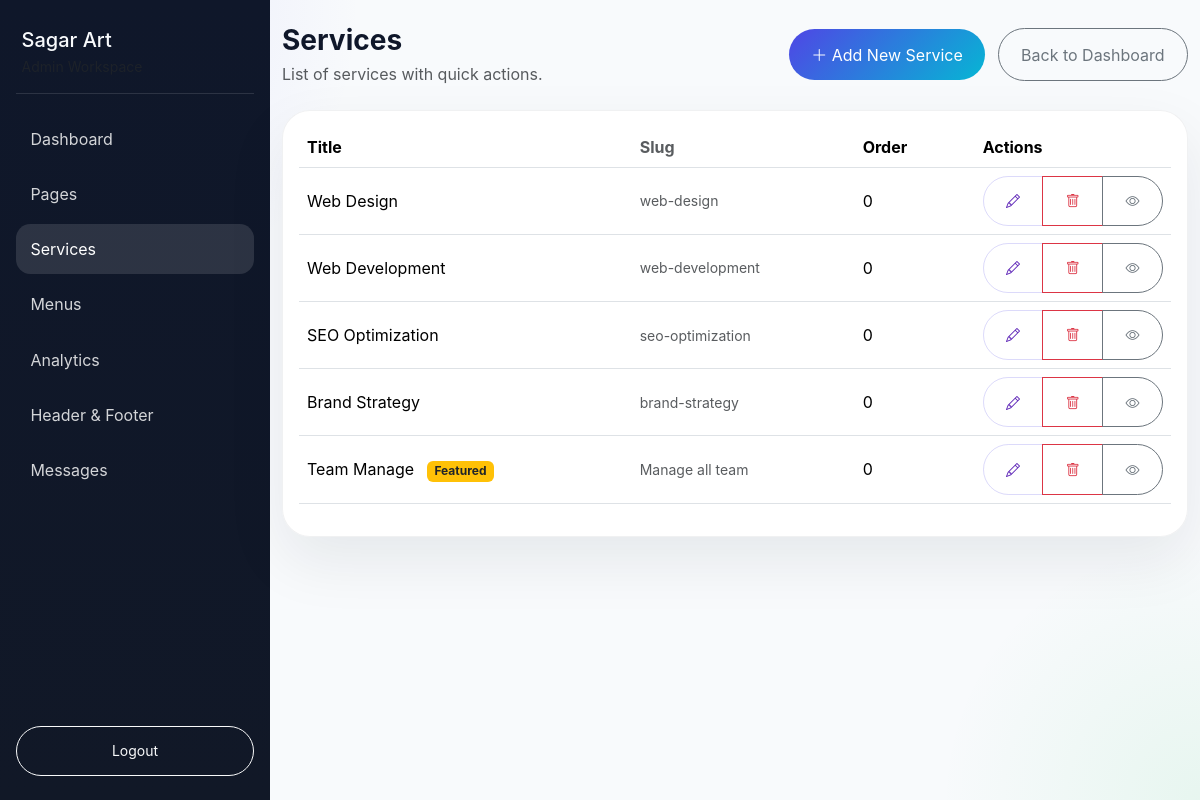
The page /admin/services.php (signed in) on the database as committed earlier.
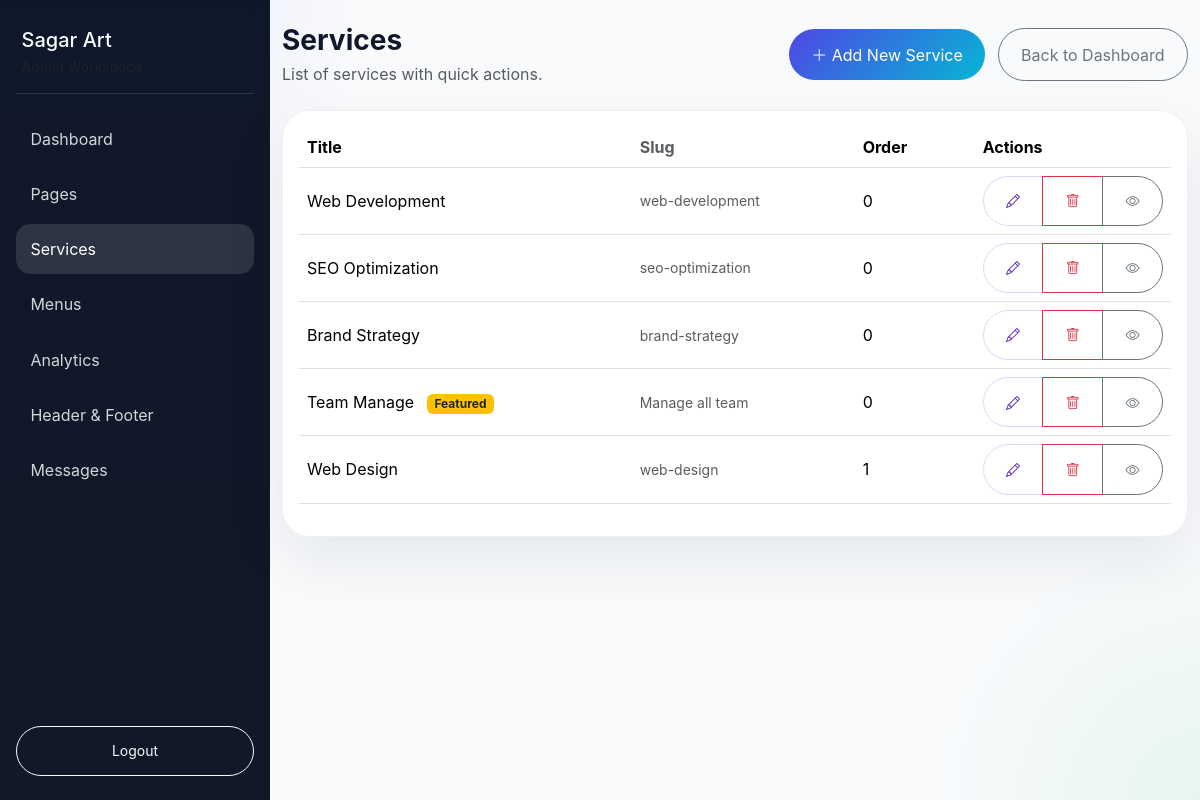
The same page on the database as committed later.
### tables this page shows
CREATE TABLE `services` (
  `id` int(11) NOT NULL,
  `title` varchar(255) NOT NULL,
  `slug` varchar(100) NOT NULL,
  `summary` text NOT NULL,
  `content` text NOT NULL,
  `image_url` varchar(255) DEFAULT NULL,
  `display_order` int(11) NOT NULL DEFAULT 0,
  `is_featured` tinyint(1) NOT NULL DEFAULT 0
);

### admin/services.php (the view, shortened to what this page needs)
<?php
require '../includes/config.php';
$services = $conn->query('SELECT id, title, slug, display_order, is_featured FROM services ORDER BY display_order ASC, id ASC');
?>
<!DOCTYPE html>
<html lang="en">
<head>
  <link href="https://cdn.jsdelivr.net/npm/bootstrap@5.3.3/dist/css/bootstrap.min.css" rel="stylesheet">
  <link rel="stylesheet" href="../assets/css/style.css">
  <link rel="stylesheet" href="https://cdn.jsdelivr.net/npm/bootstrap-icons@1.10.5/font/bootstrap-icons.css">
</head>
<body class="admin-shell">
  <div class="admin-layout">
    <?php include 'includes/sidebar.php'; ?>
    <main class="admin-main">
      <div class="container-fluid py-4">
        <div class="d-flex justify-content-between align-items-center mb-4">
          <div>
            <h3 class="fw-bold mb-1">Services</h3>
            <p class="text-muted mb-0">List of services with quick actions.</p>
          </div>
          <div>
            <a href="service_form.php" class="btn btn-primary"><i class="bi bi-plus-lg"></i> Add New Service</a>
            <a href="dashboard.php" class="btn btn-outline-secondary ms-2">Back to Dashboard</a>
          </div>
        </div>
        <div class="card admin-card">
          <div class="card-body">
            <?php if ($services && $services->num_rows > 0): ?>
              <div class="table-responsive">
                <table class="table align-middle">
                  <thead>
                    <tr>
                      <th>Title</th>
                      <th class="text-muted">Slug</th>
                      <th style="width:120px">Order</th>
                      <th style="width:160px">Actions</th>
                    </tr>
                  </thead>
                  <tbody>
                    <?php while ($row = $services->fetch_assoc()): ?>
                      <tr>
                        <td><?php echo htmlspecialchars($row['title']); ?> <?php echo (!empty($row['is_featured']) ? '<span class="badge bg-warning text-dark ms-2">Featured</span>' : ''); ?></td>
                        <td class="text-muted small"><?php echo htmlspecialchars($row['slug']); ?></td>
                        <td><?php echo (int)$row['display_order']; ?></td>
                        <td>
                          <div class="btn-group btn-group-sm" role="group">
                            <a class="btn btn-outline-primary" href="service_form.php?id=<?php echo (int)$row['id']; ?>" title="Edit"><i class="bi bi-pencil"></i></a>
                            <a class="btn btn-outline-danger" href="services.php?delete=<?php echo (int)$row['id']; ?>" onclick="return confirm('Delete this service?');" title="Delete"><i class="bi bi-trash"></i></a>
                            <a class="btn btn-outline-secondary" href="../service.php?slug=<?php echo urlencode($row['slug']); ?>" target="_blank" title="View"><i class="bi bi-eye"></i></a>
                          </div>
                        </td>
                      </tr>
                    <?php endwhile; ?>
                  </tbody>
                </table>
              </div>
            <?php else: ?>
              <div class="text-muted">No services found. Add a new service using the button above.</div>
            <?php endif; ?>
          </div>
        </div>
      </div>
    </main>
  </div>
</body>
</html>

### admin/includes/sidebar.php
<?php
$currentPage = basename($_SERVER['PHP_SELF']);
$navItems = [
    ['label' => 'Dashboard', 'url' => 'dashboard.php'],
    ['label' => 'Pages', 'url' => 'page_form.php'],
    ['label' => 'Services', 'url' => 'services.php'],
    ['label' => 'Menus', 'url' => 'menu_form.php'],
    ['label' => 'Analytics', 'url' => 'analytics.php'],
    ['label' => 'Header & Footer', 'url' => 'settings_form.php'],
    ['label' => 'Messages', 'url' => 'contact_submissions.php'],
];
?>
<aside class="admin-sidebar">
  <div class="sidebar-brand">
    <div>
      <h5 class="mb-1">Sagar Art</h5>
      <p class="mb-0 small text-muted">Admin Workspace</p>
    </div>
  </div>
  <nav class="sidebar-nav">
    <?php foreach ($navItems as $item): ?>
      <?php
      $isActive = $currentPage === $item['url'] || ($item['url'] === 'page_form.php' && in_array($currentPage, ['page_form.php', 'page_section_form.php'], true));
      ?>
      <a class="sidebar-link<?php echo $isActive ? ' active' : ''; ?>" href="<?php echo htmlspecialchars($item['url']); ?>">
        <?php echo htmlspecialchars($item['label']); ?>
      </a>
    <?php endforeach; ?>
  </nav>
  <div class="sidebar-footer">
    <a href="logout.php" class="btn btn-outline-light btn-sm w-100">Logout</a>
  </div>
</aside>

Rows that differ between the two databases and show on the page:
changed services "Web Design": display_order "0" → "1"; moves down the list
